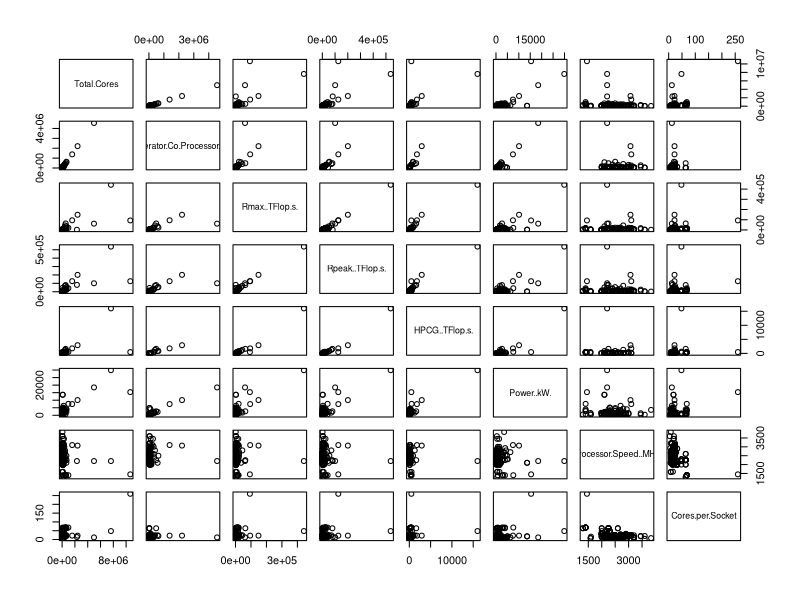
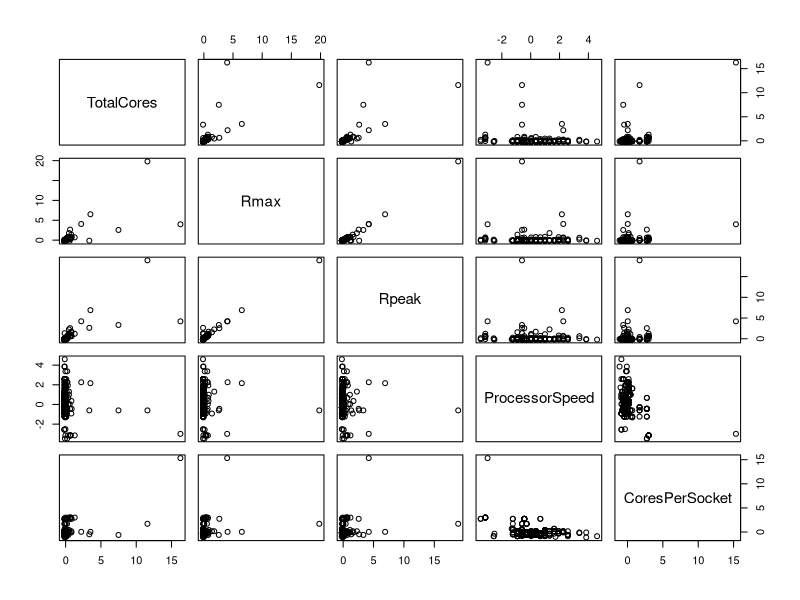
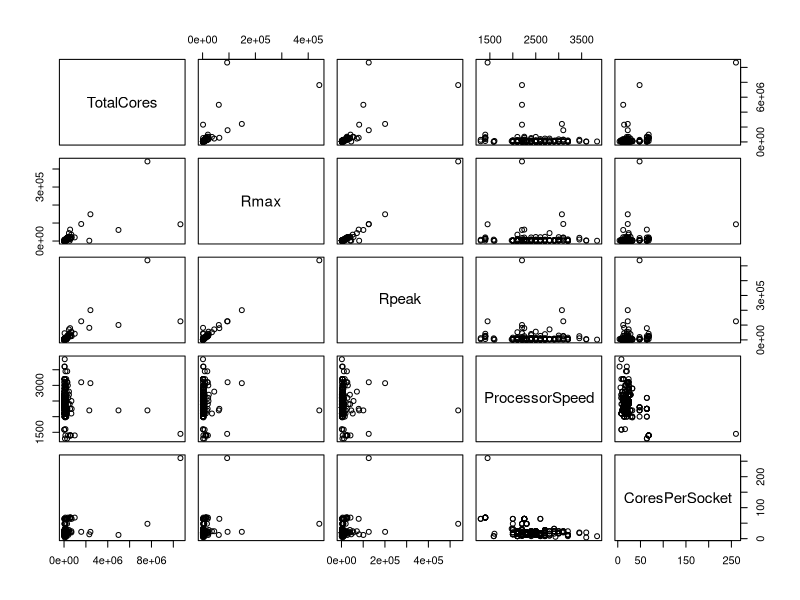
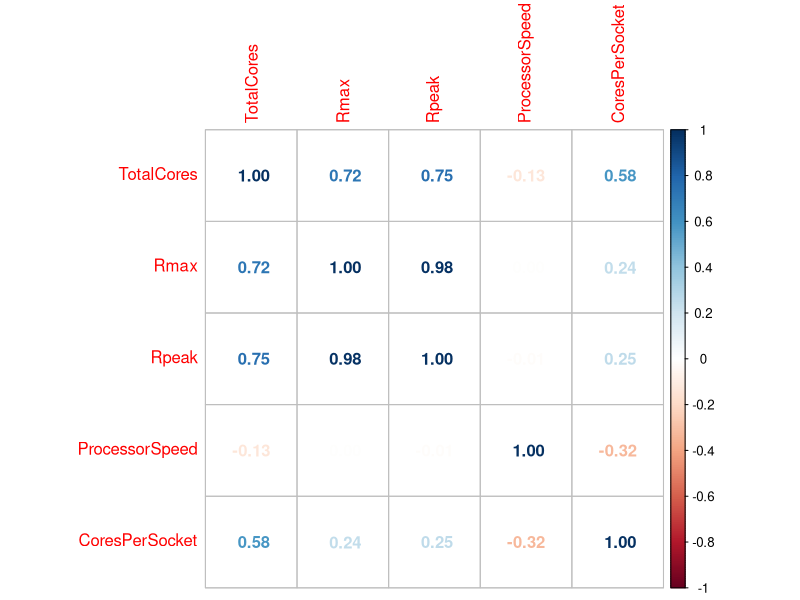
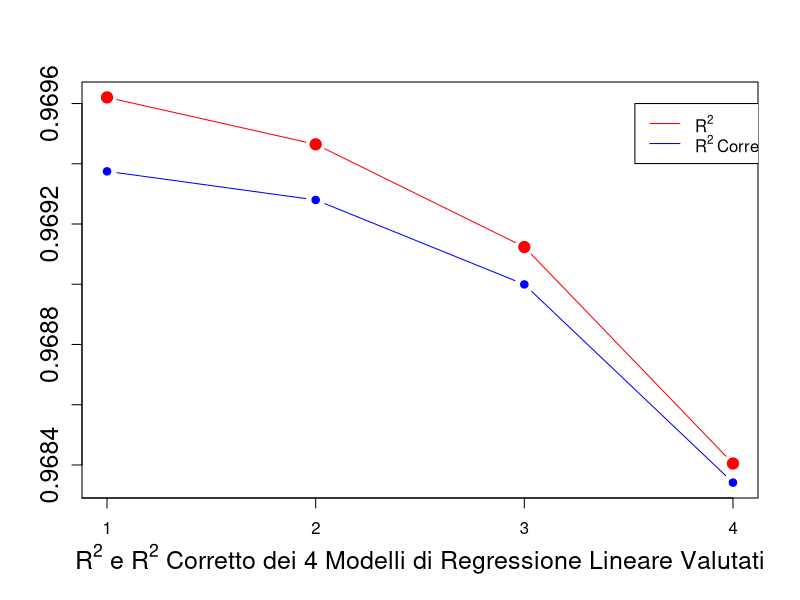
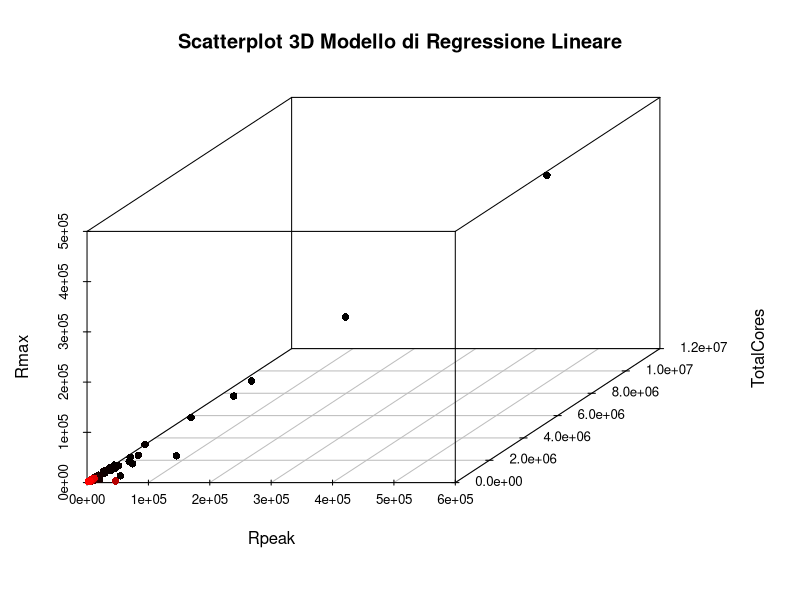
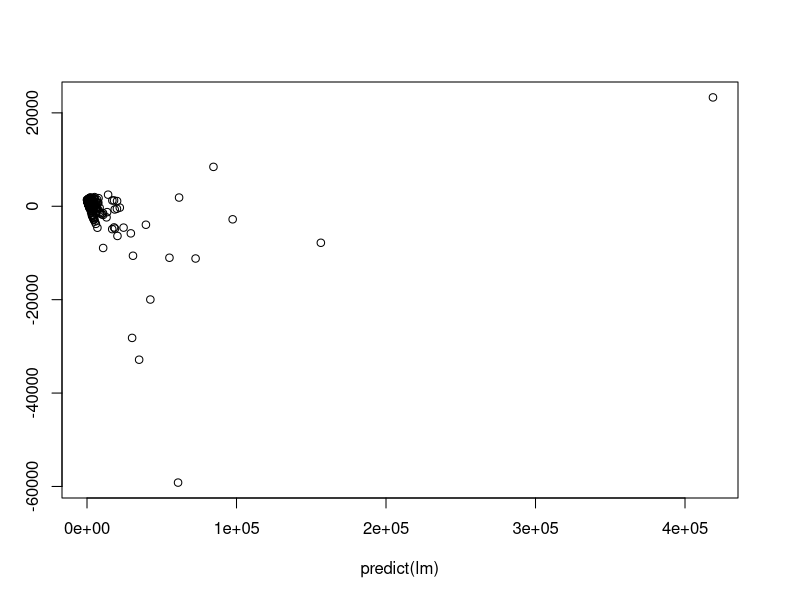
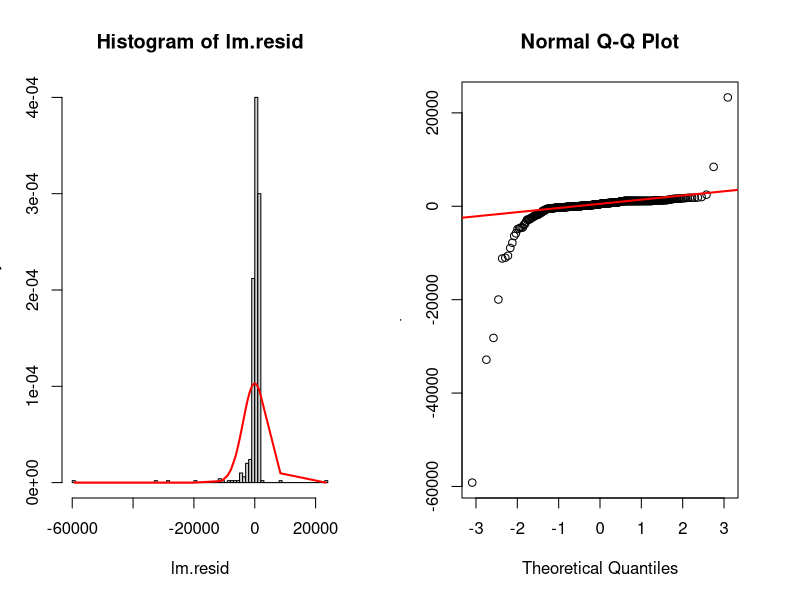

Reproduce these figures in R, in order.
# pulizia RStudio
cat("\014")
rm(list = ls())

# importazione librerie da utilizzare
library(corrplot)
library(scatterplot3d)

################################################################################
####################    IMPORTAZIONE E PULIZIA DEI DATI    #####################
################################################################################

# caricamento dei dati dal file csv
data = read.csv('data.csv', header = TRUE, sep = ";")

# rimozione colonne non utilizzate
data$Rank <- NULL
data$Previous.Rank <- NULL
data$First.Appearance <- NULL
data$First.Rank <- NULL
data$Name <- NULL
data$Computer <- NULL
data$Site <- NULL
data$Manufacturer <- NULL
data$Country <- NULL
data$Year <- NULL
data$Segment <- NULL
data$Nmax <- NULL
data$Nhalf <- NULL
data$Power.Source <- NULL
data$Power.Efficiency..GFlops.Watts. <- NULL
data$Architecture <- NULL
data$Processor <- NULL
data$Processor.Technology <- NULL
data$Operating.System <- NULL
data$OS.Family <- NULL
data$Accelerator.Co.Processor <- NULL
data$Processor.Generation <- NULL
data$System.Model <- NULL
data$System.Family <- NULL
data$Interconnect.Family <- NULL
data$Interconnect <- NULL
data$Continent <- NULL
data$Site.ID <- NULL
data$System.ID <- NULL

# stampa sommario struttura iniziale: prime osservazioni
summary(data)
str(data)
plot(data)

# controllo delle colonne per valori mancanti
sum(is.na(data$Total.Cores))
sum(is.na(data$Accelerator.Co.Processor.Cores))
sum(is.na(data$Rmax..TFlop.s.))
sum(is.na(data$Rpeak..TFlop.s.))
sum(is.na(data$HPCG..TFlop.s.))
sum(is.na(data$Power..kW.))
sum(is.na(data$Processor.Speed..MHz.))
sum(is.na(data$Cores.per.Socket))

# notiamo che ci sono un numero non indifferente di NA in alcune colonne,
# eliminiamo tali colonne
data$Accelerator.Co.Processor.Cores <- NULL
data$HPCG..TFlop.s. <- NULL
data$Power..kW. <- NULL

# assegniamo nomi più leggibili alle colonne della tabella
colnames(data) <- c("TotalCores", "Rmax", "Rpeak", "ProcessorSpeed", "CoresPerSocket")

# standardizzazione tabella
st_data = data.frame(scale(data))

# visualizzazione tabella standardizzata
# la standardizzazione non varia il grafico di dispersione
# e non è stata quindi considerata nel seguito dell'analisi
plot(st_data)

# nuova stampa dei dati prima di iniziare l'analisi
summary(data)
str(data)
head(data)
plot(data)
corrplot(cor(data), method = "number")

################################################################################
####################          REGRESSIONE LINEARE           ####################
################################################################################

# costruzione modello di regressione lineare
r = matrix(ncol = 2, nrow = 4)

lm.1<-lm(Rmax~Rpeak+TotalCores+CoresPerSocket+ProcessorSpeed, data = data)
summary(lm.1)
r[1,]= c(summary(lm.1)$r.squared, summary(lm.1)$adj.r.squared)

lm.2<-lm(Rmax~Rpeak+TotalCores+CoresPerSocket, data = data)
summary(lm.2)
r[2,]= c(summary(lm.2)$r.squared, summary(lm.2)$adj.r.squared)

lm.3<-lm(Rmax~Rpeak+TotalCores, data = data)
summary(lm.3)
r[3,]= c(summary(lm.3)$r.squared, summary(lm.3)$adj.r.squared)

lm.4<-lm(Rmax~Rpeak, data = data)
summary(lm.4)
r[4,]= c(summary(lm.4)$r.squared, summary(lm.4)$adj.r.squared)

lm.5<-lm(Rmax~TotalCores, data = data)
summary(lm.5)

# traccio il grafico di comparazione degli R^2 e R^2 corretti
ymin = min(r)
ymax = max(r)
r_squared <- expression(R^2)
r_squared_adj <- expression(R^2 ~ Corretto)
xl <- expression(R^2 ~ e ~ R^2 ~ Corretto ~ dei ~ 4 ~ Modelli ~ di ~ Regressione ~ Lineare ~ Valutati)
plot(r[,1], pch = 19, type = "b", col = "red", xaxt="n", ylab = "", ylim = c(ymin,ymax), xlab = xl, cex = 1.5, cex.axis = 1.5, cex.lab = 1.5)
axis(1 , at = 0:4, labels = 0:4)
lines(r[,2], pch = 19, type = "b", col = "blue")
legend(3.53, 0.9696, legend=c(r_squared, r_squared_adj), col=c("red", "blue"), lty=1:1)

# modello di regressione lineare scelto
lm = lm.3
summary(lm)

# scatterplot 3d del modello di regressione lineare
s3d<-scatterplot3d(data$Rpeak, data$TotalCores , data$Rmax , main="Scatterplot 3D Modello di Regressione Lineare", pch=16, highlight.3d=TRUE, type="p", grid = T, xlab = "Rpeak", ylab = "TotalCores", zlab = "Rmax")
s3d$plane3d(lm, draw_lines = F, draw_polygon = F)

# analisi dei residui del modello di regressione lineare
lm.resid = residuals(lm)
plot(predict(lm), lm.resid)
par(mfrow=c(1, 2))
hist(lm.resid, 100, freq = FALSE)
lines(sort(lm.resid), dnorm(sort(lm.resid), mean(lm.resid), sd(lm.resid)), col="red", lwd=2)
qqnorm(lm.resid)
qqline(lm.resid, col="red", lwd=2)
skewness = mean(((lm.resid - mean(lm.resid)) / sd(lm.resid))^3)
skewness
kurtosi = mean(((lm.resid - mean(lm.resid)) / sd(lm.resid))^4) - 3
kurtosi
shapiro.test(lm.resid)

# approfondimento analisi dei residui: calcolo della correlazione tra i
# fattori di ingresso e tra i fattori di ingresso e i residui
cor(data$Rpeak, data$TotalCores)
cor(data$Rpeak, lm.resid)
cor(data$TotalCores, lm.resid)

# approfondimento analisi dei residui: valutazione modello di regressione
# lineare con tutti i fattori
lm.1.resid = residuals(lm.1)
shapiro.test(lm.1.resid)

# approfondimento analisi dei residui: valutazione modello di regressione
# lineare semplice
lm.4.resid = residuals(lm.4)
shapiro.test(lm.4.resid)

# approfondimento analisi dei residui: rimozione residui relativi agli outliers
boxplot(lm.resid, main="Boxplot residui iniziali", col=(c("gold","darkgreen")), outcol="red")
Residuals_outliers <- boxplot(lm.resid, plot=FALSE)$out
Residuals_outliers <- rev(sort(Residuals_outliers))
Residuals_outliers
lm.resid<-lm.resid[-which(lm.resid %in% Residuals_outliers[1:length(Residuals_outliers)])]

# plot residui: non ho usato predict(lm) dato che avendo eliminato alcuni dei
# residui ora ho dimensioni differenti
plot(lm.resid)

# visualizziamo nuovamente i grafici relativi ai residui per vedere se la loro
# distribuzione sia migliorata o meno
par(mfrow=c(1, 2))
hist(lm.resid, 100, freq = FALSE)
lines(sort(lm.resid), dnorm(sort(lm.resid), mean(lm.resid), sd(lm.resid)), col="red", lwd=2)
qqnorm(lm.resid)
qqline(lm.resid, col="red", lwd=2)
skewness = mean(((lm.resid - mean(lm.resid)) / sd(lm.resid))^3)
skewness
kurtosi = mean(((lm.resid - mean(lm.resid)) / sd(lm.resid))^4) - 3
kurtosi
shapiro.test(lm.resid)

# approfondimento analisi dei residui: rimozione dei residui che causano la
# deviazione dal un modello Gaussiano
lm.resid.ord = sort(lm.resid)
lm.resid<-lm.resid[-which(lm.resid %in% lm.resid.ord[1:10])]
lm.resid<-lm.resid[-which(lm.resid %in% lm.resid.ord[360])]
lm.resid<-lm.resid[-which(lm.resid %in% lm.resid.ord[length(lm.resid.ord)])]
boxplot(lm.resid, main="Boxplot residui dopo la rimozione degli outliers", col=(c("gold","darkgreen")), outcol="red")

# plot residui: non ho usato predict(lm) dato che avendo eliminato alcuni dei
# residui ora ho dimensioni differenti
plot(lm.resid)

# visualizziamo nuovamente i grafici relativi ai residui per vedere se la loro
# distribuzione sia migliorata o meno
par(mfrow=c(1, 2))
hist(lm.resid, 100, freq = FALSE)
lines(sort(lm.resid), dnorm(sort(lm.resid), mean(lm.resid), sd(lm.resid)), col="red", lwd=2)
lines(density(lm.resid), col="blue", lwd=2)
qqnorm(lm.resid)
qqline(lm.resid, col="red", lwd=2)
skewness = mean(((lm.resid - mean(lm.resid)) / sd(lm.resid))^3)
skewness
kurtosi = mean(((lm.resid - mean(lm.resid)) / sd(lm.resid))^4) - 3
kurtosi
shapiro.test(lm.resid)

linearModel = lm

################################################################################
####################        REGRESSIONE ESPONENZIALE        ####################
################################################################################

# costruzione modello di regressione esponenziale
r = matrix(ncol = 2, nrow = 4)

lm.1<-lm(log(Rmax)~log(Rpeak)+log(TotalCores)+log(CoresPerSocket)+log(ProcessorSpeed), data = data)
summary(lm.1)
r[1,]= c(summary(lm.1)$r.squared, summary(lm.1)$adj.r.squared)

lm.2<-lm(log(Rmax)~log(Rpeak)+log(TotalCores)+log(CoresPerSocket), data = data)
summary(lm.2)
r[2,]= c(summary(lm.2)$r.squared, summary(lm.2)$adj.r.squared)

lm.3<-lm(log(Rmax)~log(Rpeak)+log(TotalCores), data = data)
summary(lm.3)
r[3,]= c(summary(lm.3)$r.squared, summary(lm.3)$adj.r.squared)

lm.4<-lm(log(Rmax)~log(Rpeak), data = data)
summary(lm.4)
r[4,]= c(summary(lm.4)$r.squared, summary(lm.4)$adj.r.squared)

# traccio il grafico di comparazione degli R^2 e R^2 corretti
par(mfrow=c(1, 1))
ymin = min(r)
ymax = max(r)
r_squared <- expression(R^2)
r_squared_adj <- expression(R^2 ~ Corretto)
xl <- expression(R^2 ~ e ~ R^2 ~ Corretto ~ dei ~ 4 ~ Modelli ~ di ~ Regressione ~ Esponenziale ~ Valutati)
plot(r[,1], pch = 19, type = "b", col = "red", xaxt="n", ylab = "", ylim = c(ymin,ymax), xlab = xl, cex = 1.5, cex.axis = 1.5, cex.lab = 1.5)
axis(1 , at = 0:4, labels = 0:4)
lines(r[,2], pch = 19, type = "b", col = "blue")
legend(3.53, 0.8496, legend=c(r_squared, r_squared_adj), col=c("red", "blue"), lty=1:1)

# modello di regressione esponenziale scelto
lm = lm.3
summary(lm)

# scatterplot 3d del modello di regressione esponenziale
s3d<-scatterplot3d(log(data$Rpeak), log(data$TotalCores), log(data$Rmax) , main="Scatterplot 3D Modello di Regressione Esponenziale", pch=16, highlight.3d=TRUE, type="p", grid = T, xlab = "log(Rpeak)", ylab = "log(TotalCores)", zlab = "log(Rmax)")
s3d$plane3d(lm, draw_lines = F, draw_polygon = F)

# analisi dei residui del modello di regressione esponenziale
lm.resid = residuals(lm)
plot(predict(lm), lm.resid)
par(mfrow=c(1, 2))
hist(lm.resid, 100, freq = FALSE)
lines(sort(lm.resid), dnorm(sort(lm.resid), mean(lm.resid), sd(lm.resid)), col="red", lwd=2)
qqnorm(lm.resid)
qqline(lm.resid, col="red", lwd=2)
skewness = mean(((lm.resid - mean(lm.resid)) / sd(lm.resid))^3)
skewness
kurtosi = mean(((lm.resid - mean(lm.resid)) / sd(lm.resid))^4) - 3
kurtosi
shapiro.test(lm.resid)

# approfondimento analisi dei residui: calcolo della correlazione tra i
# fattori di ingresso e tra i fattori di ingresso e i residui
cor(data$Rpeak, data$TotalCores)
cor(data$Rpeak, lm.resid)
cor(data$TotalCores, lm.resid)

# approfondimento analisi dei residui: valutazione modello di regressione
# lineare con tutti i fattori
lm.1.resid = residuals(lm.1)
shapiro.test(lm.1.resid)

# approfondimento analisi dei residui: valutazione modello di regressione
# lineare semplice
lm.4.resid = residuals(lm.4)
shapiro.test(lm.4.resid)

# approfondimento analisi dei residui: rimozione residui relativi agli outliers
boxplot(lm.resid, main="Boxplot residui iniziali", col=(c("gold","darkgreen")), outcol="red")
Residuals_outliers <- boxplot(lm.resid, plot=FALSE)$out
Residuals_outliers <- rev(sort(Residuals_outliers))
Residuals_outliers
lm.resid<-lm.resid[-which(lm.resid %in% Residuals_outliers[1:length(Residuals_outliers)])]

# plot residui: non ho usato predict(lm) dato che avendo eliminato alcuni dei
# residui ora ho dimensioni differenti
plot(lm.resid)

# visualizziamo nuovamente i grafici relativi ai residui per vedere se la loro
# distribuzione sia migliorata o meno
par(mfrow=c(1, 2))
hist(lm.resid, 100, freq = FALSE)
lines(sort(lm.resid), dnorm(sort(lm.resid), mean(lm.resid), sd(lm.resid)), col="red", lwd=2)
qqnorm(lm.resid)
qqline(lm.resid, col="red", lwd=2)
skewness = mean(((lm.resid - mean(lm.resid)) / sd(lm.resid))^3)
skewness
kurtosi = mean(((lm.resid - mean(lm.resid)) / sd(lm.resid))^4) - 3
kurtosi
shapiro.test(lm.resid)

# approfondimento analisi dei residui: rimozione dei residui che causano la
# deviazione dal un modello Gaussiano
lm.resid.ord = sort(lm.resid)
lm.resid<-lm.resid[-which(lm.resid %in% lm.resid.ord[1:11])]
lm.resid<-lm.resid[-which(lm.resid %in% lm.resid.ord[279:279])]
boxplot(lm.resid, main="Boxplot residui dopo la rimozione degli outliers", col=(c("gold","darkgreen")), outcol="red")

# plot residui: non ho usato predict(lm) dato che avendo eliminato alcuni dei
# residui ora ho dimensioni differenti
plot(lm.resid)

# visualizziamo nuovamente i grafici relativi ai residui per vedere se la loro
# distribuzione sia migliorata o meno
par(mfrow=c(1, 2))
hist(lm.resid, 100, freq = FALSE)
lines(sort(lm.resid), dnorm(sort(lm.resid), mean(lm.resid), sd(lm.resid)), col="red", lwd=2)
lines(density(lm.resid), col="blue", lwd=2)
qqnorm(lm.resid)
qqline(lm.resid, col="red", lwd=2)
skewness = mean(((lm.resid - mean(lm.resid)) / sd(lm.resid))^3)
skewness
kurtosi = mean(((lm.resid - mean(lm.resid)) / sd(lm.resid))^4) - 3
kurtosi
shapiro.test(lm.resid)

exponentialModel = lm

################################################################################
####################               PREDIZIONE               ####################
################################################################################

# comparazione scatterplot 3d dei due modelli ottenuti
par(mfrow=c(1, 2))
# scatterplot 3d del modello di regressione lineare
s3d<-scatterplot3d(data$Rpeak, data$TotalCores , data$Rmax , main="Regressione Lineare", pch=16, highlight.3d=TRUE, type="p", grid = T, xlab = "Rpeak", ylab = "TotalCores", zlab = "Rmax")
s3d$plane3d(linearModel, draw_lines = F, draw_polygon = F)
# scatterplot 3d del modello di regressione esponenziale
s3d<-scatterplot3d(log(data$Rpeak), log(data$TotalCores), log(data$Rmax) , main="Regressione Esponenziale", pch=16, highlight.3d=TRUE, type="p", grid = T, xlab = "log(Rpeak)", ylab = "log(TotalCores)", zlab = "log(Rmax)")
s3d$plane3d(exponentialModel, draw_lines = F, draw_polygon = F)
